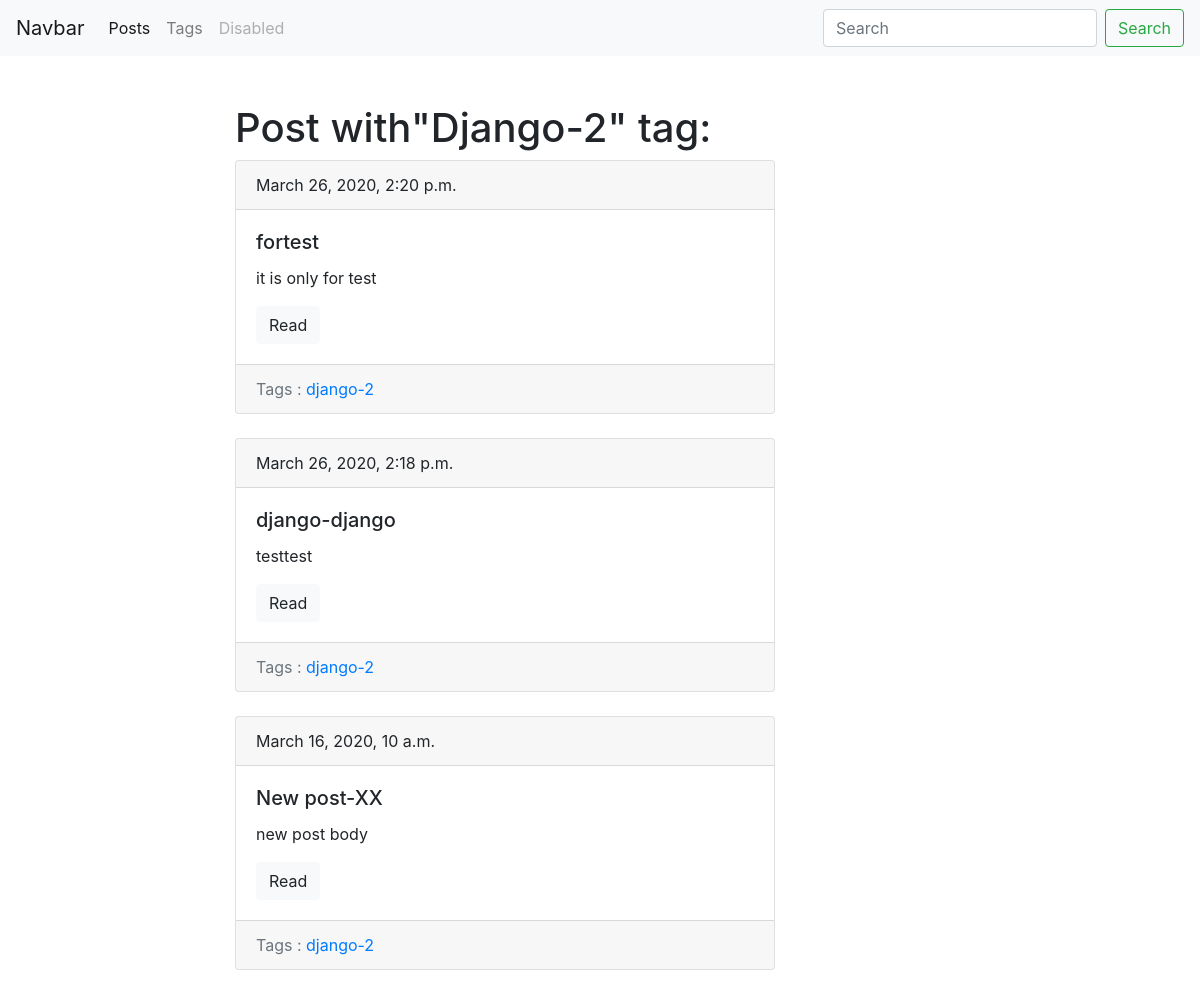
The page /blog/tag/django-2/ on the database its author committed.
### blog/models.py (models this page shows, shortened)
class Tag(models.Model):
    title = models.CharField(max_length=50)
    slug = models.SlugField(max_length=50, unique=True)
    def get_absolute_url(self):
        return reverse("tag_detail_url", kwargs={'slug': self.slug})
    class Meta:
        ordering = ['title']

class Post(models.Model):
    title = models.CharField(max_length=150, db_index=True)
    slug = models.SlugField(max_length=150, blank=True, unique=True)
    body = models.TextField(blank=True, db_index=True)
    tags = models.ManyToManyField("Tag", blank=True, related_name='posts')
    date_pub = models.DateTimeField(auto_now_add=True)
    def get_absolute_url(self):
        return reverse("post_detail_url", kwargs={'slug': self.slug})
    class Meta:
        ordering = ['-date_pub']

### blog/views.py (the view)
# urls.py: path('tag/<str:slug>/', TagDetail.as_view(), name='tag_detail_url'),
class TagDetail(ObjectDetailMixin, View):
    model = Tag
    template = 'blog/tag_detail.html'

### blog/utils.py (called while the page is built)
    def get(self, request, slug):
        obj = get_object_or_404(self.model, slug__iexact=slug)
        return render(request, self.template, context={self.model.__name__.lower(): obj, 'admin_object': obj,
                                                       'detail': True})

### blog/templates/blog/tag_detail.html (shortened to what this page needs)
{% extends 'blog/base_blog.html' %}
{% block content%}
 <h1 class="mt-5">Post with"{{ tag.title|title }}" tag:</h1>
  {% for post in tag.posts.all %}
    {% include 'blog/includes/post_card_template.html' %}
  {% endfor %}
{% endblock %}

### blog/templates/blog/includes/post_card_template.html
<div class="card mb-4">
  <div class="card-header">
    {{ post.date_pub}}
  </div>
  <div class="card-body">
    <h5 class="card-title">{{ post.title }}</h5>
    <p class="card-text">{{ post.body|truncatewords:15}}</p>
    <a href="{{ post.get_absolute_url }}" class="btn btn-light">Read</a>
  </div>
  <div class="card-footer text-muted">
    Tags :
    {% for tag in post.tags.all %}
     <a href="{{ tag.get_absolute_url }}">{{ tag.title }}</a>
    {% endfor %}
  </div>
</div>

### rows shown on the page
Tag: title "Django-2", title "django-2"
Post: date_pub "March 26, 2020, 2:20 p.m.", title "fortest", body "it is only for test"
Post: date_pub "March 26, 2020, 2:18 p.m.", title "django-django", body "testtest"
Post: date_pub "March 16, 2020, 10 a.m.", title "New post-XX", body "new post body"
